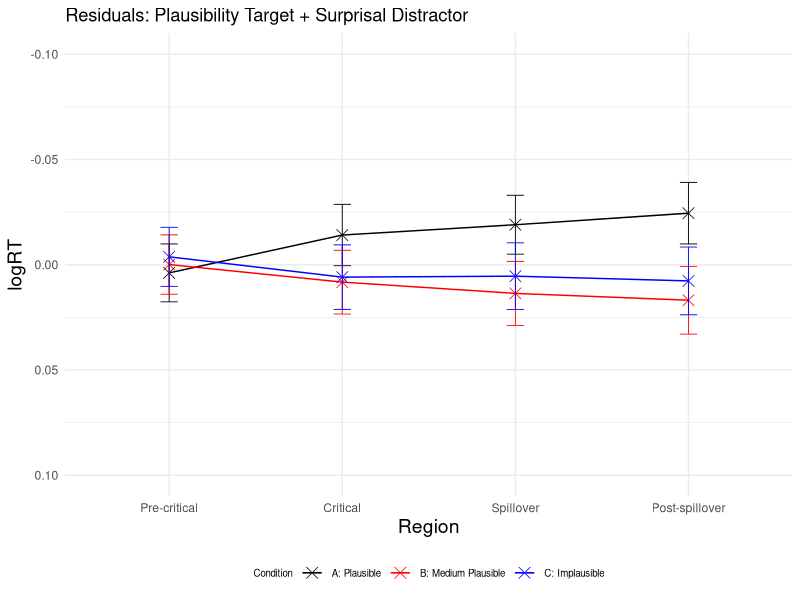
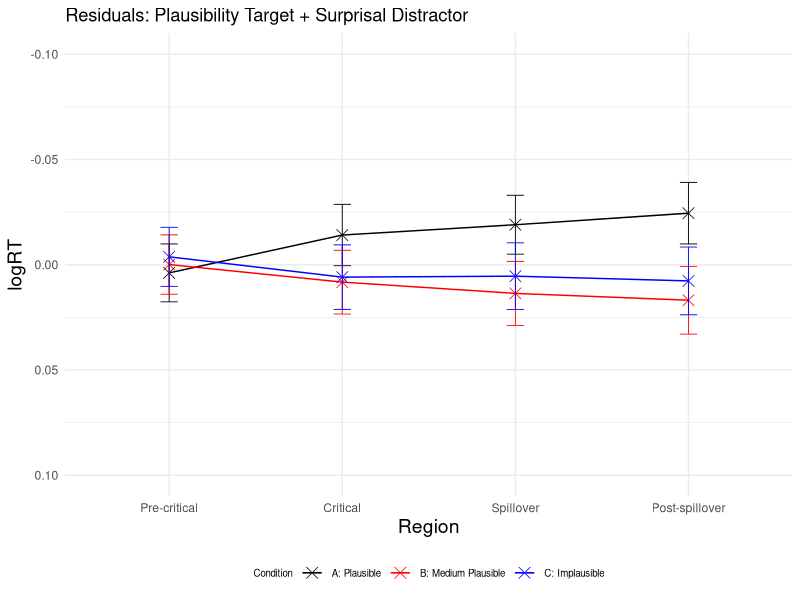

Generate these figures, in order, with R:
### LMER ###
# load lme4 package
library(lme4)
library(dplyr)
library(ggplot2)

setwd("~/Downloads/Master_Thesis/3_SPR_Study/Results/")
GP6 <- read.csv("GP6SPR_processed.csv")

residuals <- data.frame(
  Region = character(0),
  Condition = character(0),
  Residual = numeric(0),
  SE_Residual = numeric(0)
)

logRT_estimated <- data.frame(
  Region = character(0),
  Condition = character(0),
  Estimated_logRT = numeric(0),
  SE_Estimated = numeric(0)
)

regions <- c("Pre-critical", "Critical", "Spillover", "Post-spillover") 
conditions <- c("A", "B", "C") 

for (region in regions) 
{
  # Precritical region
  region_subset <- subset(GP6, Region == region)

  # standardise predictors
  region_subset$scaled_Plaus_per_region <- scale(region_subset$SPR_Plaus_Rating)
  region_subset$scaled_Surprisaldist_per_region <- scale(region_subset$Surprisal_distractor)
  # invert predictor plausibility
  region_subset$inverted_scaled_Plaus_per_region <- (region_subset$scaled_Plaus_per_region) * (-1)
  #log transform reading times
  region_subset$logRT_per_region <- log(region_subset$ReadingTime)
  
  
  # define and run the linear mixed-effects regression model for the precritical region 
  model_per_region <- lmer(logRT_per_region ~ inverted_scaled_Plaus_per_region + scaled_Surprisaldist_per_region + 
                              (1 + inverted_scaled_Plaus_per_region + scaled_Surprisaldist_per_region | Subject) + 
                              (1 + inverted_scaled_Plaus_per_region + scaled_Surprisaldist_per_region | Item), data = region_subset)
  
  # print the summary of the model
  summary_per_region <- summary(model_per_region)
  summary_per_region

  for (condition in conditions)
  {
    #####predict condition A, precritical#####
    region_per_condition <- subset(region_subset, Condition == condition)
    region_per_condition$region_per_condition_Predicted <- predict(model_per_region, newdata = region_per_condition,  type = "response")
    
    # calculate residuals
    Residual_region_per_condition <- mean(region_per_condition$logRT_per_region) - mean(region_per_condition$region_per_condition_Predicted)
    Residual_region_per_condition
    # observed RT for condition A precritical
    region_per_condition_logRT_observed <- mean(region_per_condition$logRT_per_region)
   # if (condition == "C") 
   #  {
   #  print(region_per_condition_logRT_observed)
   # }
    # estimated RT for condition A precritical
    region_per_condition_logRT_estimated <- mean(region_per_condition$region_per_condition_Predicted)
    region_per_condition_logRT_estimated
    
    # calculate standard error for residuals
    SE_residuals_region_per_condition <- sqrt(sd(region_per_condition$logRT, na.rm = TRUE)^2/length(region_per_condition$logRT) + sd(region_per_condition$region_per_condition_Predicted, na.rm = TRUE)^2/length(region_per_condition$region_per_condition_Predicted))
    
    new_row_residuals <- data.frame(Region = region, Condition = condition, Residual = Residual_region_per_condition, SE_Residual = SE_residuals_region_per_condition)
    residuals <- rbind(residuals, new_row_residuals)
    
    # calculate standard error for logRT estimated
    ##
    SE_estimated_region_per_condition <- sd(region_per_condition$region_per_condition_Predicted, na.rm = TRUE) / sqrt(length(region_per_condition$region_per_condition_Predicted)) 
    
    new_row_logRT_estimated <- data.frame(Region = region, Condition = condition, Estimated_logRT = region_per_condition_logRT_estimated, SE_Estimated = SE_estimated_region_per_condition)
    logRT_estimated <- rbind(logRT_estimated, new_row_logRT_estimated)
  }
}

#plot residuals
# Create a line plot 
p <- ggplot(residuals, aes(x = factor(Region, levels = c("Pre-critical", "Critical", "Spillover", "Post-spillover")), 
                           y = Residual, color = Condition, group = Condition)) + geom_point(shape = 4, size = 3.5, stroke = 0.4) + geom_line(linewidth=0.5) + ylim (0.10, -0.10)
p <- p + theme_minimal() + geom_errorbar(aes(ymin=Residual-SE_Residual, ymax=Residual+SE_Residual), width=.1, size=0.3) 
p <- p + scale_color_manual(name="Condition", labels=c("A: Plausible", "B: Medium Plausible", "C: Implausible"), values=c("#000000", "#FF0000", "#0000FF"))
p <- p + labs(x="Region", y="logRT", title = "Residuals: Plausibility Target + Surprisal Distractor") 
p <- p + theme(legend.position="bottom", legend.text=element_text(size=7), legend.title=element_text(size=7), axis.title.x = element_text(size = 14), axis.title.y = element_text(size = 14)) 
p 

ggsave("Residuals_Plot.pdf", p, width=4, height=4)